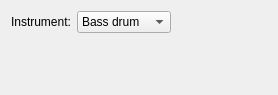
<?xml version="1.0" encoding="UTF-8"?>
<ui version="4.0">
 <class>RhythmWidget</class>
 <widget class="QWidget" name="RhythmWidget">
  <property name="geometry">
   <rect>
    <x>0</x>
    <y>0</y>
    <width>278</width>
    <height>95</height>
   </rect>
  </property>
  <property name="windowTitle">
   <string>Form</string>
  </property>
  <layout class="QGridLayout" name="gridLayout">
   <item row="0" column="0">
    <layout class="QHBoxLayout" name="horizontalLayout">
     <item>
      <widget class="QLabel" name="label">
       <property name="text">
        <string>Instrument:</string>
       </property>
      </widget>
     </item>
     <item>
      <widget class="QComboBox" name="instrumentComboBox">
       <item>
        <property name="text">
         <string>Bass drum</string>
        </property>
       </item>
       <item>
        <property name="text">
         <string>Snare drum</string>
        </property>
       </item>
       <item>
        <property name="text">
         <string>Tom-tom</string>
        </property>
       </item>
       <item>
        <property name="text">
         <string>Top cymbal</string>
        </property>
       </item>
       <item>
        <property name="text">
         <string>High hat</string>
        </property>
       </item>
      </widget>
     </item>
    </layout>
   </item>
   <item row="0" column="1">
    <spacer name="horizontalSpacer">
     <property name="orientation">
      <enum>Qt::Orientation::Horizontal</enum>
     </property>
     <property name="sizeHint" stdset="0">
      <size>
       <width>0</width>
       <height>20</height>
      </size>
     </property>
    </spacer>
   </item>
   <item row="1" column="0">
    <spacer name="verticalSpacer">
     <property name="orientation">
      <enum>Qt::Orientation::Vertical</enum>
     </property>
     <property name="sizeHint" stdset="0">
      <size>
       <width>20</width>
       <height>0</height>
      </size>
     </property>
    </spacer>
   </item>
  </layout>
 </widget>
 <resources/>
 <connections/>
</ui>
